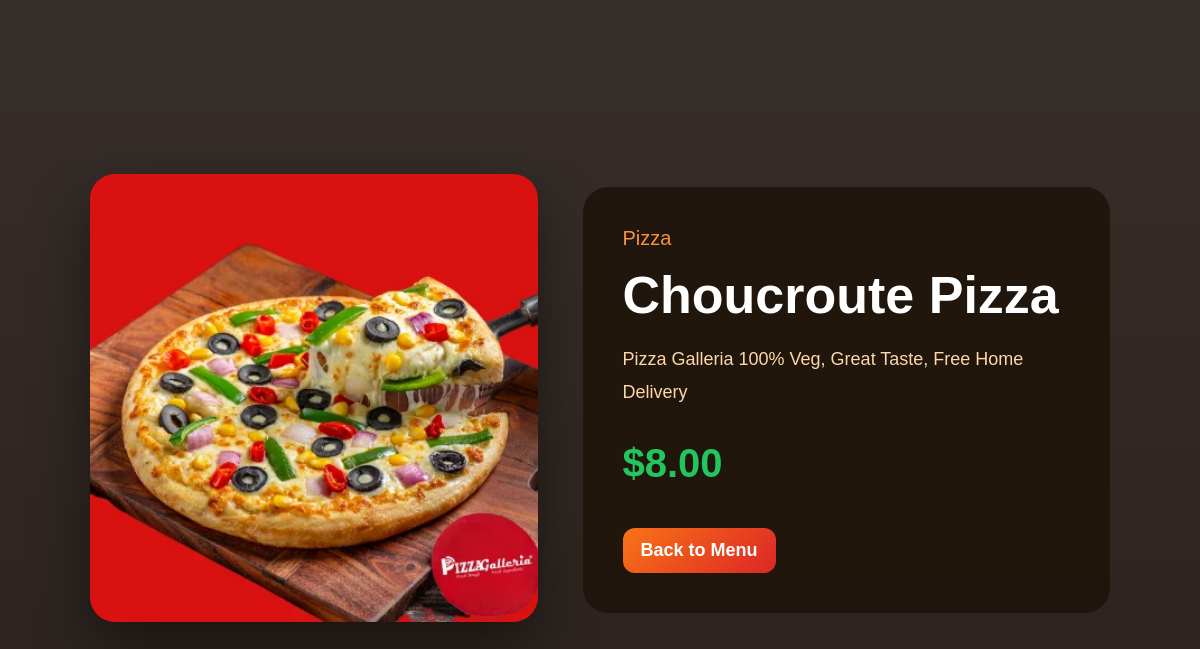
Screenshot of /meal_details.php?id=2 with the database file from the repository.
### tables this page shows
CREATE TABLE `meals` (
  `id` int(11) NOT NULL,
  `meal_name` varchar(100) NOT NULL,
  `price` decimal(10,2) NOT NULL,
  `description` text DEFAULT NULL,
  `category` varchar(50) DEFAULT NULL,
  `image` varchar(255) DEFAULT NULL,
  `created_at` timestamp NOT NULL DEFAULT current_timestamp()
);

### meal_details.php (the view, shortened to what this page needs)
<?php
include "db.php";
$id = $_GET['id'];
$sql = "select * from meals where id = $id";
$result = mysqli_query($conn, $sql);
$row = mysqli_fetch_assoc($result);
?>
<!DOCTYPE html>
<html>
<head>
    <link rel="stylesheet" href="style.css">
</head>
<body>
<div class="details-page">
    <div class="details-image">
        <img src="<?php echo $row['image']; ?>">
    </div>
    <div class="details-info">
        <span><?php echo $row['category']; ?></span>
        <h1><?php echo $row['meal_name']; ?></h1>
        <p><?php echo $row['description']; ?></p>
        <h2>$<?php echo $row['price']; ?></h2>
        <a href="menu.php">
            <button class="btn small-btn">Back to Menu</button>
        </a>
    </div>
</div>
</body>
</html>

### style.css (style rules this page uses)
* { box-sizing:border-box; }
body { margin:0; font-family:Arial, sans-serif; min-height:100vh; color:white; background: linear-gradient(rgba(20,10,5,0.85), rgba(20,10,5,0.9)), url("https://images.unsplash.com/photo-1504674900247-0877df9cc836?auto=format&fit=crop&w=1600&q=80"); background-size:cover; background-position:center; }
.btn { width:100%; padding:15px; margin-top:8px; border:none; border-radius:12px; background:linear-gradient(135deg,#f97316,#dc2626); color:white; font-size:18px; font-weight:bold; cursor:pointer; transition:0.3s; }
.small-btn { width:auto; padding:12px 18px; }
.details-page { width:85%; min-height:100vh; margin:auto; display:flex; align-items:center; gap:45px; }
.details-image { flex:1; }
.details-image img { width:100%; max-height:520px; object-fit:cover; border-radius:25px; box-shadow:0 25px 60px rgba(0,0,0,0.45); }
.details-info { flex:1; background:rgba(30,20,10,0.88); padding:40px; border-radius:25px; }
.details-info span { color:#fb923c; font-size:20px; }
.details-info h1 { font-size:52px; margin:15px 0; }
.details-info p { font-size:18px; line-height:1.8; color:#fed7aa; }
.details-info h2 { color:#22c55e; font-size:40px; }

### rows the page displays
meals: image (picture), category "Pizza", meal_name "Choucroute Pizza", description "Pizza Galleria 100% Veg, Great Taste, Free Home Delivery", price "8.00"
